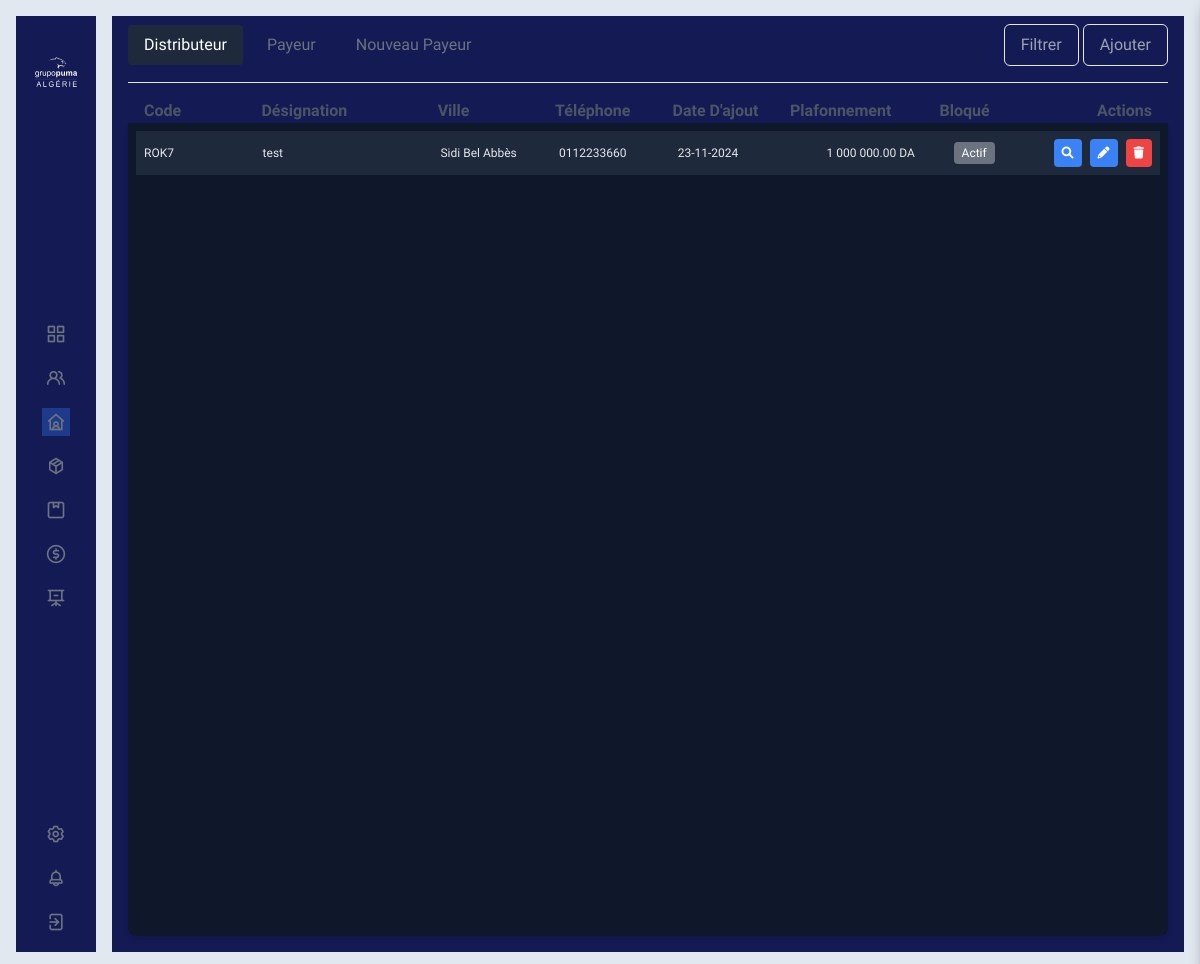
The page /distributeur/ (signed in) on the database its author committed.
### Distributeur/models.py (models this page shows, shortened)
class Distributeur(models.Model):
    id = models.AutoField(primary_key=True)
    user = models.ForeignKey(CustomUser, on_delete=models.CASCADE, unique=True)
    code = models.CharField(max_length=100, default='0000000', blank=True, null=True)
    designation = models.CharField(max_length=100, blank=True, null=True)
    ville = models.ForeignKey(Ville, on_delete=models.CASCADE, blank=True, null=True)
    adresse = models.CharField(max_length=255, blank=True, null=True)
    nif = models.CharField(max_length=20, blank=True, null=True)
    nis = models.CharField(max_length=20, blank=True, null=True)
    art = models.CharField(max_length=20, blank=True, null=True)
    rc = models.CharField(max_length=20, blank=True, null=True)
    plafonnement = models.FloatField(default=1000000, blank=True, null=True)
    bloquer = models.BooleanField(default=False)
    echeance_jour = models.IntegerField(default=0, blank=True, null=True)
    ristourn_a = models.FloatField(default=0)
    ristourn_na = models.FloatField(default=0)
    objectif_a = models.FloatField(default=0)
    objectif_m = models.FloatField(default=0)

### Session/models.py (models this page shows, shortened)
class CustomUser(AbstractUser):
    type = models.CharField(max_length=32, choices=Typeprofile, default='Agent')
    ville = models.ForeignKey(Ville, on_delete=models.CASCADE, null=True, blank=True)
    region = models.CharField(max_length=6, choices=Typeregion, default='EST', blank=True, null=True)
    telephone = models.CharField(max_length=80, blank=True)
    responsable = models.ForeignKey('self', on_delete=models.CASCADE, null=True, blank=True)
    photo = models.ImageField(upload_to="Profile/", null=True, blank=True)
    def nom(self):
        return self.last_name+' '+self.first_name

class Ville(models.Model):
    id = models.AutoField(primary_key=True)
    designation = models.CharField(max_length=80)
    region = models.CharField(max_length=6, choices=Typeregion, default='EST', blank=True, null=True)
    def __str__(self):
        return self.designation

### Distributeur/views.py (the view)
# urls.py: path('', DistribView, name='distributeur'),
@login_required
def DistribView(request):
    listmodules  = list(
        set(request.user.user_permissions.values_list('content_type_id', flat=True))
    )
    if (10 in listmodules):
        listeauth = list(
            set(
                Permission.objects.filter(user=request.user, content_type=10).values_list('id', flat=True)
            )
        )
        dist_list = Distributeur.objects.all()
        ville_list = Ville.objects.all()
        users_select = CustomUser.objects.filter(
            Q(type="Agent", is_active=True) |
            Q(type='Admin', is_active=True)
        ).order_by('id')
        return render(request, "Pumal/Distributeur.html",
                      {
                          'dist_list': dist_list,
                          'ville_list': ville_list,
                          'users_select': users_select,
                          'listeauth': listeauth,
                          "listmodules": listmodules
                      })
    else:
        return render(request,"access.html", {"listmodules": listmodules})

### PumaDist/templatetags/mes_tags.py (called while the page is built)
def floate_redefined(value):
    try:
        c ='%.2f' %float(value)
        a = str(c).split(".")
        b = intcomma(int(a[0])).replace(',', ' ')
        d = str(b)+'.'+str(a[1])
        return d
    except Exception:
        pass

### templates/Pumal/Distributeur.html (shortened to what this page needs)
{% extends "baseNew.html" %}
{% load mes_tags %}
{% load static %}
{% block content %}
    <div class="w-full h-full backprimer px-4 pb-4 flex flex-col">
        <div class="flex justify-between items-center pt-4 mb-4" style="margin-top: -8px">
            <div class="flex gap-2">
                <div>
                    <a href="{% url 'distributeur' %}"
                       class="block px-4 py-2 actualprimer rounded">Distributeur</a>
                </div>
                <div>
                    <a href="{% url 'payeur' %}" class="block px-4 py-2 hoverprimer rounded">Payeur</a>
                </div>
                <div>
                    <a href="{% url 'payeurdraft' %}" class="block px-4 py-2 hoverprimer rounded">Nouveau Payeur</a>
                </div>
            </div>
            <div>
                <button id="filterButton" class="btn capitalize backprimer px-4 py-2 border border-slate-300 text-gray-400
                    hover:bg-blue-900 hover:border-slate-400 rounded-md">Filtrer
                </button>
                {% if 37 in listeauth %}
                    <button id="addButton" class="btn capitalize backprimer px-4 py-2 border border-slate-300 text-gray-400
                        hover:bg-blue-900 hover:border-slate-400 rounded-md">Ajouter
                    </button>
                {% else %}
                    <button class="btn capitalize bg-gray-500 text-white px-4 py-2 border rounded-md cursor-not-allowed">
                        Ajouter
                    </button>
                {% endif %}
            </div>
        </div>
        <hr/>
        <div class="pt-4">
            <div class="flex items-center justify-between text-gray-600 font-semibold px-4">
                <div class="w-1/6 capitalize">Code</div>
                <div class="w-1/4 capitalize">Désignation</div>
                <div class="w-1/6 capitalize">Ville</div>
                <div class="w-1/6 capitalize">Téléphone</div>
                <div class="w-1/6 capitalize">Date d'ajout</div>
                <div class="w-1/6 capitalize">Plafonnement</div>
                <div class="w-1/6 capitalize pl-8">Bloqué</div>
                <div class="w-1/6 capitalize text-right">Actions</div>
            </div>
        </div>
        <div class="flex-grow shadow-md rounded-b-lg backslateprime p-2 overflow-y-auto">
            {% for elem in dist_list %}
                <div class="flex items-center justify-between p-2 backslateslite flex-none mb-2 defaultval">
                    <div class="w-1/6 textslate">{{ elem.code }}</div>
                    <div class="w-1/4 textslate">{{ elem.designation }}</div>
                    <div class="w-1/6">{{ elem.user.ville }}</div>
                    <div class="w-1/6">{{ elem.user.telephone }}</div>
                    <div class="w-1/6">{{ elem.user.date_joined|date:'d-m-Y' }}</div>
                    <div class="w-1/6 text-right">{{ elem.plafonnement|floate_redefined }} DA</div>
                    <div class="w-1/6 text-center">
                    <span class="bg-gray-500 text-white text-xs px-2 py-1 rounded">{% if elem.bloque %}
                        Bloqué {% else %} Actif {% endif %}</span>
                    </div>
                    <div class="flex space-x-2 w-1/6 justify-end">
                        {% if 40 in listeauth %}
                            <button id="viewButton" class="viewButton bg-blue-500 text-white p-2 rounded viewelem_{{ elem.id }}"
                                    onclick="newdatauserview({{ elem.id }})">
                                <i class="fas fa-search"></i>
                            </button>
                        {% else %}
                            <button class="cursor-not-allowed bg-gray-500 text-white p-2 rounded">
                                <i class="fas fa-search"></i>
                            </button>
                        {% endif %}
                        {% if 38 in listeauth %}
                            <button id="editButton" class="editButton bg-blue-500 text-white p-2 rounded"
                                    onclick="newdatauser({{ elem.id }}, '{{ elem.user.first_name|escapejs }}', '{{ elem.user.last_name|escapejs }}',
                                            '{{ elem.user.email|escapejs }}', '{{ elem.user.telephone|escapejs }}', '{{ elem.user.responsable|escapejs }}',
                                            '{{ elem.code|escapejs }}',  '{{ elem.bloquer }}', '{{ elem.designation|escapejs }}', {{ elem.user.ville.id }},
                                            '{{ elem.adresse|escapejs }}', '{{ elem.nif|escapejs }}', '{{ elem.nis|escapejs }}', '{{ elem.art|escapejs }}',
                                            '{{ elem.rc|escapejs }}', {{ elem.plafonnement }}, {{ elem.echeance_jour }}, {{ elem.ristourn_a }}
                                            ,{{ elem.ristourn_na }}, {{ elem.objectif_a }}, {{ elem.objectif_m }}, '{{ elem.user.is_active }}',
                                            '{{ elem.user.username }}', {{ elem.user.id }})">
                                <i class="fas fa-pencil-alt"></i>
                            </button>
                        {% else %}
                            <button class="cursor-not-allowed bg-gray-500 text-white p-2 rounded">
                                <i class="fas fa-pencil-alt"></i>
                            </button>
                        {% endif %}
                        {% if 39 in listeauth %}
                            <button class="bg-red-500 text-white p-2 rounded delete-btn"
                                    data-identifiant="{{ elem.id }}"><i class="fas fa-trash"></i></button>
                        {% else %}
                            <button class="cursor-not-allowed bg-gray-500 text-white p-2 rounded"><i
                                    class="fas fa-trash"></i></button>
                        {% endif %}
                    </div>
                </div>
            {% endfor %}
        </div>
    </div>
{% endblock %}

### rows shown on the page
Distributeur: code "ROK7", designation "test", user.ville "Sidi Bel Abbès", user.telephone "0112233660", user.date_joined "23-11-2024", plafonnement "1 000 000.00"
